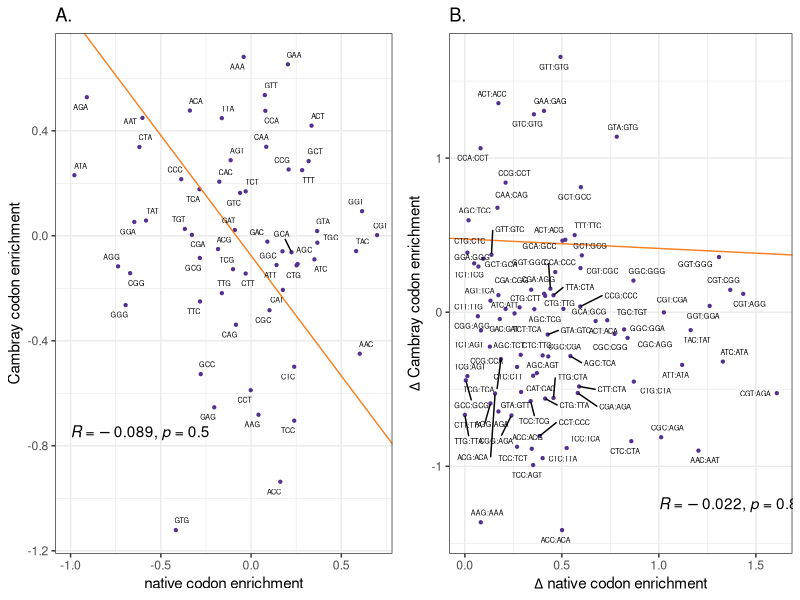

This chart was generated by the following R code:

library(gridExtra)
library(grid)
library(ggplot2)
library(lattice)
library(ggrepel)
library(ggpubr)
library(glue)


#read in log odds ratio
data_h = read.csv("TableS1.csv", h = TRUE)
attach(data_h)

#plot
pdf("Fig1.pdf", width = 12, height = 6)


aa <- data_h$amino_acid

codon_pairs <- c()
amino_acid_pair <- c()
d.prots <- c()
d.exps <- c()

N <- length(aa)-1
y <- data_h$LO_PNInorm
x <- data_h$V5prot

df.xy <- data.frame(x=x, y=y)
for (i in c(1:N)) {
		st <- i + 1
		nd <- length(aa)
	for (j in c(st:nd)) {
	
		prot1 <- y[i]
		exp1 <- x[i]
		aa1 <- aa[i]
		cdn1 <- codon[i]
		

		prot2 <- y[j]
		exp2 <- x[j]
		aa2 <- aa[j]
		cdn2 <- codon[j]
		
		#print(c(i, j, aa1, aa2, cdn1, cdn2))
			
		if (identical(aa1,aa2)==TRUE) {
		
			if (exp1 > exp2) {
			d.exp <- exp1 - exp2
			cdn_pair <- paste(cdn1,cdn2, sep =":")
			d.prot <- prot1 -prot2
			} else {
			d.exp <- exp2 - exp1
			cdn_pair <- paste(cdn2,cdn1, sep =":")
			d.prot <- prot2 -prot1
			}
			
			codon_pairs <- c(codon_pairs, cdn_pair)
			amino_acid_pair <- c(amino_acid_pair, aa1)
			d.prots <- c(d.prots, d.prot)
			d.exps <- c(d.exps, d.exp)
			}

}
}

df.diff <- data.frame(amino_acid_p = amino_acid_pair, codon_pair = codon_pairs, delta_Vprot = d.prots, delta_VedIO = d.exps)

attach(df.diff)



#pca <- prcomp(~delta_VedIO+delta_Vprot, df.diff)
pca <- prcomp(~delta_Vprot+delta_VedIO, df.diff)
slp <- with(pca, rotation[2,1] / rotation[1,1])
int <- with(pca, center[2] - slp*center[1])
xl <- expression(Delta~native~codon~enrichment)
yl <- expression(Delta~Cambray~codon~enrichment)
options(ggrepel.max.overlaps = Inf)

p.diff <- ggplot(df.diff, aes(x=delta_VedIO,y=delta_Vprot, label = codon_pair)) +   
  ggtitle("B.") +
  geom_point(size=0.8, color = "#53318E")+ 
  #theme(aspect.ratio=1, 
        #panel.background = element_blank(),
        #panel.grid.major = element_blank(), 
        #panel.grid.minor = element_blank(),
        #panel.border = element_rect(colour = "black", fill=NA)) + 
  geom_abline(slope=slp, intercept =int, col ="#F68224") +
  stat_cor(label.y = -1.25, label.x=1, method = "spearman") +
  theme_bw()  + 
  geom_text_repel(max.overlaps= nrow(df.xy),size=1.8) +
  labs(x = xl, y=yl)


pca <- prcomp(~x+y, df.xy)
slp <- with(pca, rotation[2,1] / rotation[1,1])
int <- with(pca, center[2] - slp*center[1])
#xl <- expression(V[Five_prime])
#yl <- expression(V[core])
xl <- "native codon enrichment"
yl <- "Cambray codon enrichment"
options(ggrepel.max.overlaps = Inf)

p.xy <- ggplot(df.xy, aes(x=x,y=y, label = codon)) + 
  ggtitle("A.") +
  geom_point(size=0.8, color = "#53318E")+ 
  #theme(aspect.ratio=1, 
        #panel.background = element_blank(),
        #panel.grid.major = element_blank(), 
        #panel.grid.minor = element_blank(),
        #panel.border = element_rect(colour = "black", fill=NA)) + 
  geom_abline(slope=slp, intercept =int, col ="#F68224") +
  stat_cor(label.y = -0.75, label.x=-1, method = "spearman") +
  theme_bw()  + 
  geom_text_repel(max.overlaps= nrow(df.xy),size=1.8) +
  labs(x = xl, y=yl)
  
	
grid.arrange(
	grobs = list(p.xy, p.diff),
	layout_matrix = rbind(c(1,2))
	)
dev.off()



